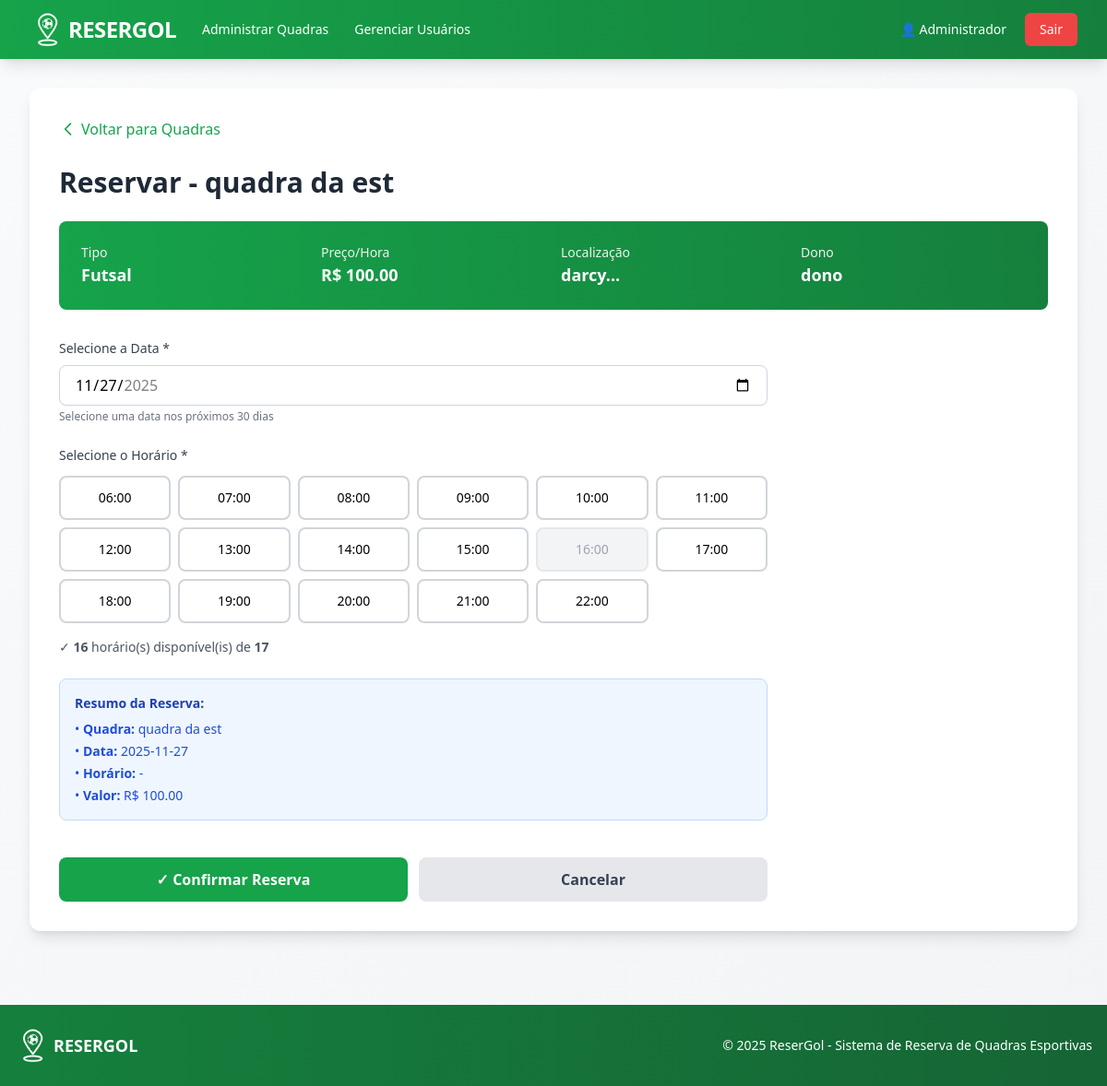
Page /reservar/1 (signed in) on the committed database.
### models/usuario_model.py (models this page shows, shortened)
class Usuario(UserMixin, db.Model):
    __tablename__ = 'usuarios'
    id = db.Column(db.Integer, primary_key=True)
    nome = db.Column(db.String(120), nullable=False)
    email = db.Column(db.String(120), unique=True, nullable=False)
    senha_hash = db.Column(db.String(255), nullable=False)
    role = db.Column(db.String(20), default='usuario')
    criado_em = db.Column(db.DateTime, default=datetime.utcnow)
    tentativas_login = db.Column(db.Integer, default=0)
    bloqueado_ate = db.Column(db.DateTime, nullable=True)
    quadras = db.relationship('Quadra', backref='dono', lazy=True, foreign_keys='Quadra.dono_id')
    reservas = db.relationship('Reserva', backref='usuario', lazy=True, foreign_keys='Reserva.usuario_id')
    def is_dono_quadra(self):
        return self.role == 'dono_quadra'
    def is_admin(self):
        return self.role == 'admin'

### models/quadra_model.py (models this page shows, shortened)
class Quadra(db.Model):
    __tablename__ = 'quadras'
    id = db.Column(db.Integer, primary_key=True)
    nome = db.Column(db.String(120), nullable=False)
    endereco = db.Column(db.String(255), nullable=False)
    tipo = db.Column(db.String(50), nullable=False)
    descricao = db.Column(db.Text, nullable=True)
    preco_hora = db.Column(db.Float, nullable=False)
    ativa = db.Column(db.Boolean, default=True)
    criado_em = db.Column(db.DateTime, default=datetime.utcnow)
    dono_id = db.Column(db.Integer, db.ForeignKey('usuarios.id'), nullable=False)
    reservas = db.relationship('Reserva', backref='quadra', lazy=True, cascade='all, delete-orphan')

### app.py (the view)
@app.route('/reservar/<int:quadra_id>', methods=['GET', 'POST'])
@login_required
def reservar_quadra(quadra_id):
    return ReservaController.reservar(quadra_id)

### app.py (called while the page is built)
@login_manager.user_loader
def load_user(user_id):
    return Usuario.query.get(int(user_id))

### templates/reservas/reservar.html (shortened to what this page needs)
{% extends "base.html" %}
{% block content %}
    <div class="mb-6">
        <a href="{{ url_for('listar_quadras') }}" class="inline-flex items-center text-resergol-600 hover:text-resergol-700 font-medium">
            <svg class="w-5 h-5 mr-1" fill="none" stroke="currentColor" viewBox="0 0 24 24">
                <path stroke-linecap="round" stroke-linejoin="round" stroke-width="2" d="M15 19l-7-7 7-7"></path>
            </svg>
            Voltar para Quadras
        </a>
    </div>
    <h2 class="text-3xl font-bold text-gray-800 mb-6">Reservar - {{ quadra.nome }}</h2>
    <div class="bg-gradient-to-r from-resergol-600 to-resergol-700 text-white rounded-lg p-6 mb-8">
        <div class="grid grid-cols-1 md:grid-cols-4 gap-4">
            <div>
                <p class="text-sm opacity-90">Tipo</p>
                <p class="text-lg font-bold">{{ quadra.tipo|capitalize }}</p>
            </div>
            <div>
                <p class="text-sm opacity-90">Preço/Hora</p>
                <p class="text-lg font-bold">R$ {{ "%.2f"|format(quadra.preco_hora) }}</p>
            </div>
            <div>
                <p class="text-sm opacity-90">Localização</p>
                <p class="text-lg font-bold">{{ quadra.endereco[:25] }}...</p>
            </div>
            <div>
                <p class="text-sm opacity-90">Dono</p>
                <p class="text-lg font-bold">{{ quadra.dono.nome }}</p>
            </div>
        </div>
    </div>
    <form method="POST" class="space-y-6 max-w-3xl">
        <div>
            <label for="data" class="block text-sm font-medium text-gray-700 mb-2">
                Selecione a Data *
            </label>
            <input type="date"
                   id="data"
                   name="data"
                   value="{{ data_escolhida }}"
                   min="{{ data_escolhida }}"
                   max="{{ data_maxima }}"
                   onchange="location.href='{{ url_for('reservar_quadra', quadra_id=quadra.id) }}?data=' + this.value"
                   class="w-full px-4 py-2 border border-gray-300 rounded-lg shadow-sm focus:outline-none focus:ring-2 focus:ring-resergol-500 focus:border-resergol-500">
            <p class="text-xs text-gray-500 mt-1">Selecione uma data nos próximos 30 dias</p>
        </div>
        <div>
            <label class="block text-sm font-medium text-gray-700 mb-3">
                Selecione o Horário *
            </label>
            {% if horarios %}
                <div class="grid grid-cols-3 sm:grid-cols-4 md:grid-cols-6 gap-2 mb-4">
                    {% for horario in horarios %}
                        <label class="relative">
                            <div class="flex items-center justify-center h-12 border-2 rounded-lg cursor-pointer transition-all
                                   {% if horario.disponivel %}
                                       border-gray-300 hover:border-resergol-500 peer-checked:border-resergol-600 peer-checked:bg-resergol-600 peer-checked:text-white
                                   {% else %}
                                       border-gray-200 bg-gray-100 text-gray-400 cursor-not-allowed
                                   {% endif %}">
                                <span class="text-sm font-medium">{{ horario.horario }}</span>
                            </div>
                        </label>
                    {% endfor %}
                </div>
                <p class="text-sm text-gray-600 mb-6">
                    ✓ <strong>{{ horarios_disponiveis|length }}</strong> horário(s) disponível(is) de <strong>{{ horarios|length }}</strong>
                </p>
            {% else %}
                <div class="bg-yellow-50 border border-yellow-200 rounded-lg p-4">
                    <p class="text-sm text-yellow-800">
                        Nenhum horário disponível para esta data. Tente outra data.
                    </p>
                </div>
            {% endif %}
        </div>
        {% if horarios %}
        <div class="bg-blue-50 border border-blue-200 rounded-lg p-4">
            <p class="text-sm text-blue-800 mb-2"><strong>Resumo da Reserva:</strong></p>
            <ul class="text-sm text-blue-700 space-y-1">
                <li>• <strong>Quadra:</strong> {{ quadra.nome }}</li>
                <li>• <strong>Data:</strong> <span id="data-resumo">{{ data_escolhida }}</span></li>
                <li>• <strong>Horário:</strong> <span id="horario-resumo">-</span></li>
                <li>• <strong>Valor:</strong> <span id="valor-resumo">R$ {{ "%.2f"|format(quadra.preco_hora) }}</span></li>
            </ul>
        </div>
        {% endif %}
        <div class="flex gap-3 pt-4">
            {% if horarios_disponiveis %}
                <button type="submit"
                        class="flex-1 bg-resergol-600 hover:bg-resergol-700 text-white font-bold py-3 px-6 rounded-lg transition duration-200">
                    ✓ Confirmar Reserva
                </button>
            {% endif %}
            <a href="{{ url_for('listar_quadras') }}"
               class="flex-1 text-center bg-gray-200 hover:bg-gray-300 text-gray-700 font-bold py-3 px-6 rounded-lg transition duration-200">
                Cancelar
            </a>
        </div>
    </form>
{% endblock %}

### templates/base.html (shortened to what this page needs)
<!DOCTYPE HTML>
<html lang="pt-BR">
<head>
    <script src="https://cdn.tailwindcss.com"></script>
</head>
<body class="bg-gradient-to-br from-gray-50 to-gray-100 min-h-screen">
    <nav class="bg-gradient-to-r from-resergol-600 to-resergol-700 shadow-lg">
        <div class="max-w-7xl mx-auto px-4 sm:px-6 lg:px-8">
            <div class="flex items-center justify-between h-16">
                <div class="flex items-center space-x-4">
                    <a href="{{ url_for('index') }}" class="flex items-center space-x-0.5 hover:opacity-90 transition">
                        <img src="{{ url_for('static', filename='resergol_pin.png') }}" alt="Logo ReserGol" class="h-10 w-10">
                        <span class="text-white font-bold text-2xl tracking-tight">RESERGOL</span>
                    </a>
                    {% if current_user.is_authenticated %}
                        <div class="hidden md:flex items-center space-x-1 ml-8">
                            {% if current_user.is_admin() %}
                                <a href="{{ url_for('admin_quadras') }}" class="text-white hover:bg-resergol-500 px-3 py-2 rounded-md text-sm font-medium transition">
                                    Administrar Quadras
                                </a>
                            {% endif %}
                            {% if current_user.is_admin() %}
                                <a href="{{ url_for('admin_usuarios') }}" class="text-white hover:bg-resergol-500 px-3 py-2 rounded-md text-sm font-medium transition">
                                    Gerenciar Usuários
                                </a>
                            {% endif %}
                        </div>
                    {% endif %}
                </div>
                                <div class="flex items-center space-x-2">
                    {% if current_user.is_authenticated %}
                        <a href="{{ url_for('perfil') }}" class="text-white hover:bg-resergol-500 px-3 py-2 rounded-md text-sm font-medium transition">
                            👤 {{ current_user.nome.split()[0] }}
                        </a>
                        <a href="{{ url_for('logout') }}" class="bg-red-500 hover:bg-red-600 text-white px-4 py-2 rounded-md text-sm font-medium transition">
                            Sair
                        </a>
                    {% endif %}
                </div>
            </div>
        </div>
    </nav>
    <div class="max-w-7xl mx-auto px-4 sm:px-6 lg:px-8 py-8">
        <div class="bg-white rounded-xl shadow-lg p-6 md:p-8">
            {% block content %}{% endblock %}
        </div>
    </div>
    <footer class="bg-gradient-to-r from-resergol-700 to-resergol-800 text-white mt-12">
        <div class="max-w-7xl mx-auto px-4 py-6">
            <div class="flex flex-col md:flex-row justify-between items-center">
                <div class="flex items-center space-x-0.5 mb-4 md:mb-0">
                    <img src="{{ url_for('static', filename='resergol_pin.png') }}" alt="Logo ReserGol" class="h-10 w-10">
                    <span class="font-bold text-lg">RESERGOL</span>
                </div>
                <p class="text-sm text-center">&copy; 2025 ReserGol - Sistema de Reserva de Quadras Esportivas</p>
            </div>
        </div>
    </footer>
</body>
</html>

### rows in the picture
Usuario: nome "Administrador"
Quadra: nome "quadra da est", tipo "Futsal", preco_hora "100.00", endereco "darcy", data "11/27/2025"
Usuario: dono.nome "dono"

### other values in the picture
{{ horario.horario }} "06:00" "07:00" "08:00" "09:00" "10:00" "11:00" "12:00" "13:00" "14:00" "15:00" "16:00" "17:00" "18:00" "19:00" "20:00" "21:00" "22:00"
{{ horarios_disponiveis|length }} "16"
{{ horarios|length }} "17"
{{ data_escolhida }} "2025-11-27"
